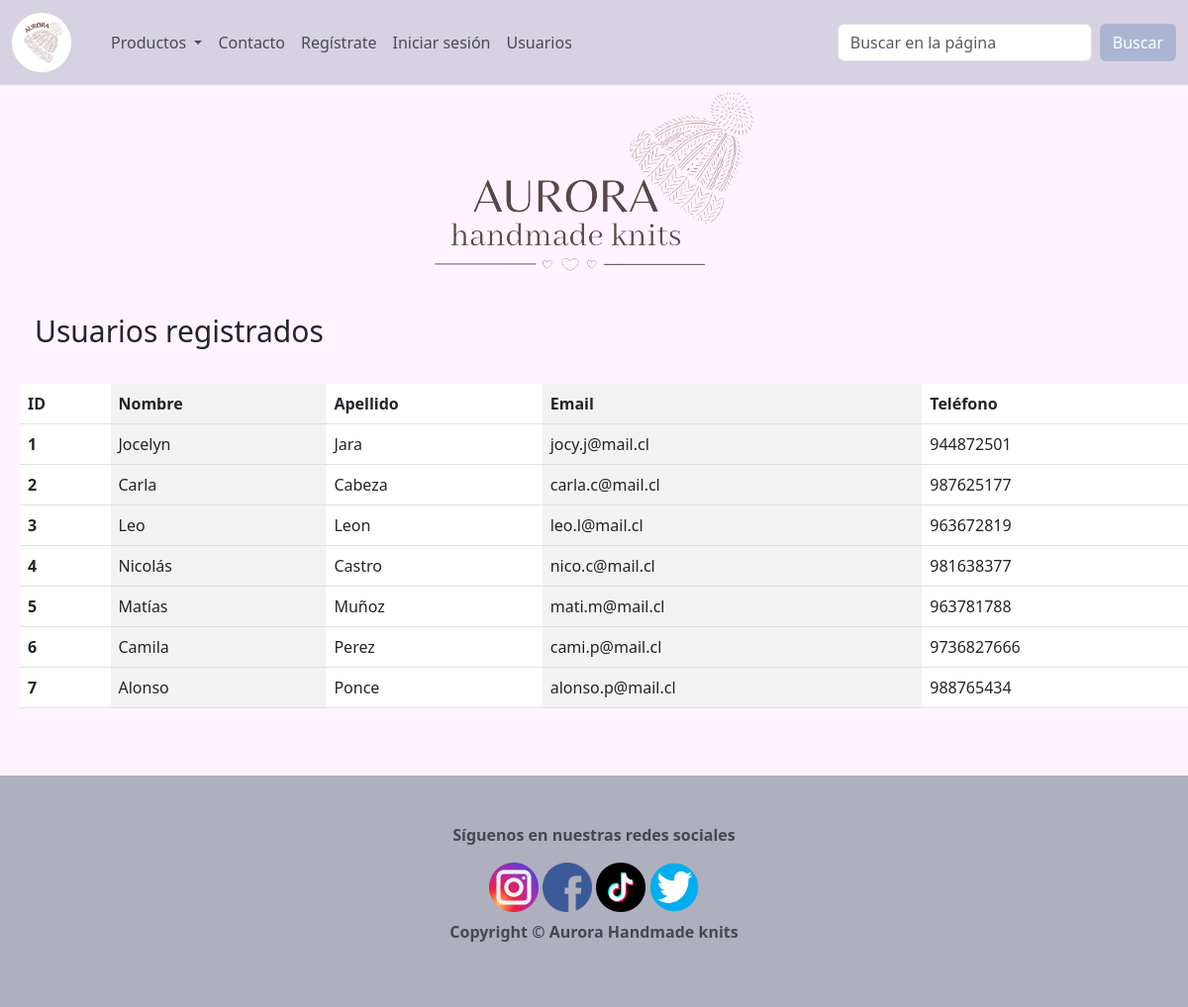
The app's page /usuarios/, older data.
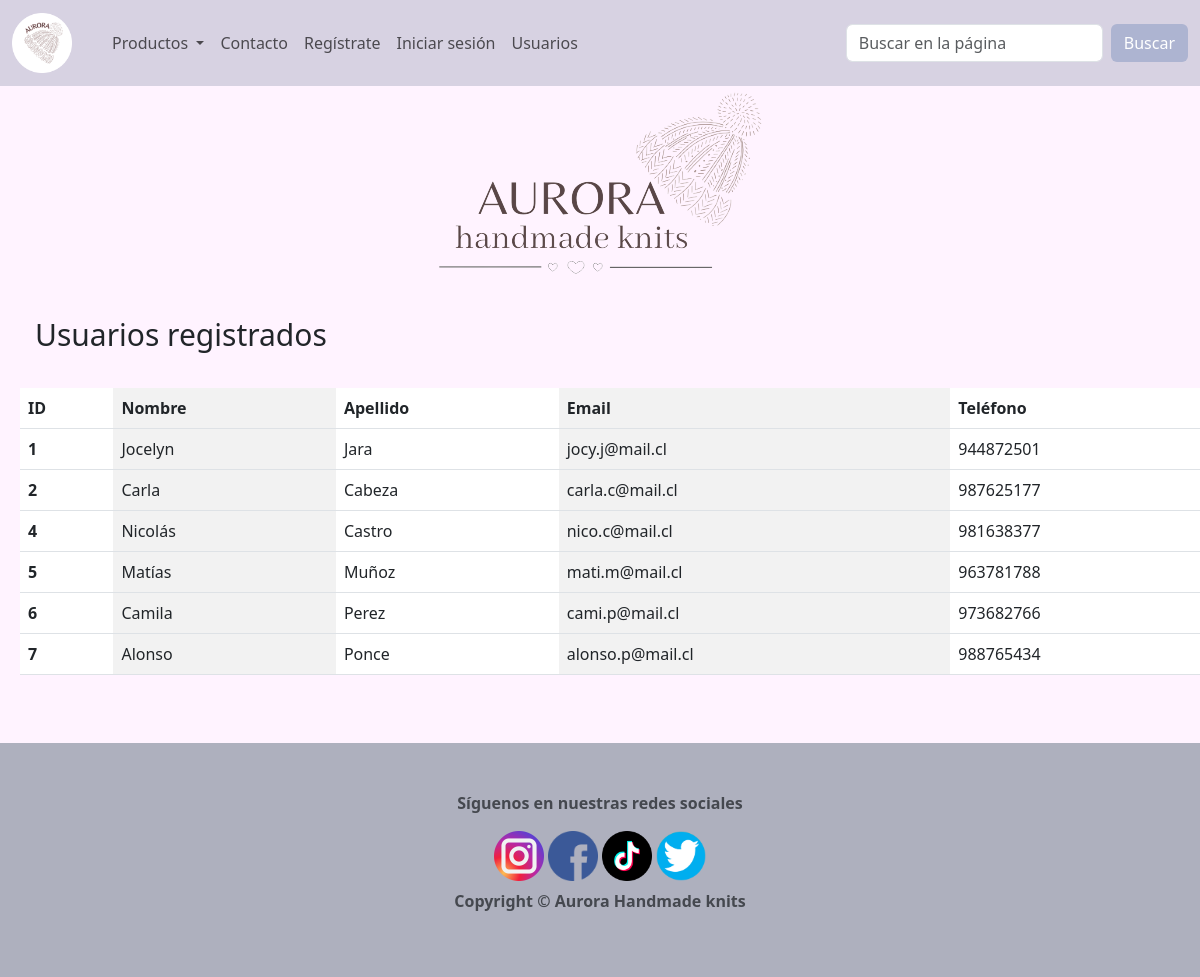
The same page, newer data.
### myapp/models.py (models this page shows, shortened)
class Usuario(models.Model):
    id = models.AutoField(primary_key=True)
    username = models.CharField(max_length=15, blank=False, null=True)
    nombre = models.CharField(max_length=25, blank=False, null=True)
    apellido = models.CharField(max_length=25, blank=False, null=True)
    email = models.EmailField(max_length=100, blank=False, null=True)
    telefono = models.CharField(max_length=12,blank=False, null=True)
    class Meta:
        verbose_name = 'Usuario'
        verbose_name_plural = 'Usuarios'

### myapp/views.py (the view)
# urls.py: path('usuarios/', tabla_usuarios,  name='Usuarios'),
def tabla_usuarios(request):
    usuarios = Usuario.objects.all()
    return render(request, 'users.html', {'usuarios': usuarios})

### myapp/templates/myapp/users.html (shortened to what this page needs)
{% extends "base.html" %}
{% load static %}
{% block contenido %}
<h1 class="titulo">Usuarios registrados</h1>
{% include "tables/usertable.html" %}
{% endblock %}

### myapp/templates/myapp/base.html (shortened to what this page needs)
{% load static %}
<!DOCTYPE html>
<html lang="en">
<head>
    <link href="https://cdn.jsdelivr.net/npm/bootstrap@5.3.0/dist/css/bootstrap.min.css" rel="stylesheet"
>
    <link href="{% static 'assets/css/style.css' %}" rel="stylesheet" type="text/css">
</head>
<body>
    <header>
        {% block navbar%}
        <nav class="navbar navbar-expand-lg">
            <div class="container-fluid">
                <a class="navbar-brand" href="{% url 'Home' %}"><img src="{% static 'assets/images/circlelogo.png'%}"
                        alt="logo" width="60px" height="auto"></a>
                <div class="collapse navbar-collapse" id="navbarSupportedContent">
                    <ul class="navbar-nav me-auto mb-2 mb-lg-0">
                        <li class="nav-item">
                            <a class="nav-link active" aria-current="page" href="#">
                            </a>
                        </li>
                        <li class="nav-item dropdown">
                            <a class="nav-link dropdown-toggle" href="#" role="button" data-bs-toggle="dropdown"
                                aria-expanded="false">
                                Productos
                            </a>
                        </li>
                        <li class="nav-item">
                            <a class="nav-link" href="#">Contacto</a>
                        </li>
                        <li class="nav-item">
                            <a class="nav-link" href="{% url 'Registro' %}">Regístrate</a>
                        </li>
                        <li class="nav-item">
                            <a class="nav-link" href="{% url 'Login' %}">Iniciar sesión</a>
                        </li>
                        <li class="nav-item">
                            <a class="nav-link" href="{% url 'Usuarios' %}">Usuarios</a>
                        </li>
                    </ul>
                    <form class="d-flex" role="search">
                        <input class="form-control me-2" type="search" placeholder="Buscar en la página"
                            aria-label="Search">
                        <button class="btn btn-personal btn-outline-personal" type="submit">Buscar</button>
                    </form>
                </div>
            </div>
        </nav>
        {% endblock navbar %}
    </header>
    <div class="container text-body-secondary text-center">
        <img src="{% static 'assets/images/logotransparente.png' %}" alt="logotransparente" class="logoprincipal">
    </div>
    {% block contenido%}
    {% endblock %}
    <br>
    <br>
    <footer class="bd-footer py-4 py-md-5 mt-20">
        <div class="container text-body-secondary text-center">
            <p>Síguenos en nuestras redes sociales</p>
            <a class="d-inline-flex align-items-center mb-2 text-body-emphasis text-decoration-none"
                href="https://www.instagram.com/"><img src="{% static 'assets/images/redes/instagram.png'%}"
                    alt=" instagram" width="50px" height="auto">
            </a>
            <a class="d-inline-flex align-items-center mb-2 text-body-emphasis text-decoration-none"
                href="https://www.facebook.com/"><img src="{% static 'assets/images/redes/facebook.png'%}"
                    alt=" facebook" width="50px" height="auto">
            </a>
            <a class="d-inline-flex align-items-center mb-2 text-body-emphasis text-decoration-none"
                href="https://www.tiktok.com/"><img src="{% static 'assets/images/redes/tiktok.png'%}" alt=" tiktok"
                    width="50px" height="auto">
            </a>
            <a class="d-inline-flex align-items-center mb-2 text-body-emphasis text-decoration-none"
                href="https://www.twitter.com/">
                <img src="{% static 'assets/images/redes/twitter.png'%}" alt="twitter" width="50px" height="auto">
            </a>
            <p>Copyright &copy; Aurora Handmade knits</p>
        </div>
    </footer>
</body>
</html>

### myapp/templates/myapp/tables/usertable.html
<table class="table table-striped-columns">
    <thead>
        <tr>
            <th scope="col">ID</th>
            <th scope="col">Nombre</th>
            <th scope="col">Apellido</th>
            <th scope="col">Email</th>
            <th scope="col">Teléfono</th>
        </tr>
    </thead>
    <tbody>
        {% for usuario in usuarios %}
        <tr>
            <th scope="row">{{ usuario.id }}</th>
            <td>{{ usuario.nombre }}</td>
            <td>{{ usuario.apellido }}</td>
            <td>{{ usuario.email }}</td>
            <td>{{ usuario.telefono }}</td>
        </tr>
        {% endfor %}
    </tbody>
</table>

### myapp/static/assets/css/style.css (style rules this page uses)
.btn-personal { background-color: rgb(173, 180, 209); color: white }
ul, li { display: inline-block; }
footer { font-size: medium; font-weight: bold; background-color: rgb(174, 176, 190); }
h1 { font-size: 30px; margin: 20px; padding: 15px; }
.table { margin: 20px; padding: 15px; }
.navbar { background-color: #d7d2e2; }
body { background-color: rgb(255, 243, 255); }

Row changes from the older to the newer data that the page shows:
removed Usuario: id "3", nombre "Leo", apellido "Leon", email "leo.l@mail.cl", telefono "963672819"
changed Usuario "Camila": telefono "9736827666" → "973682766"
